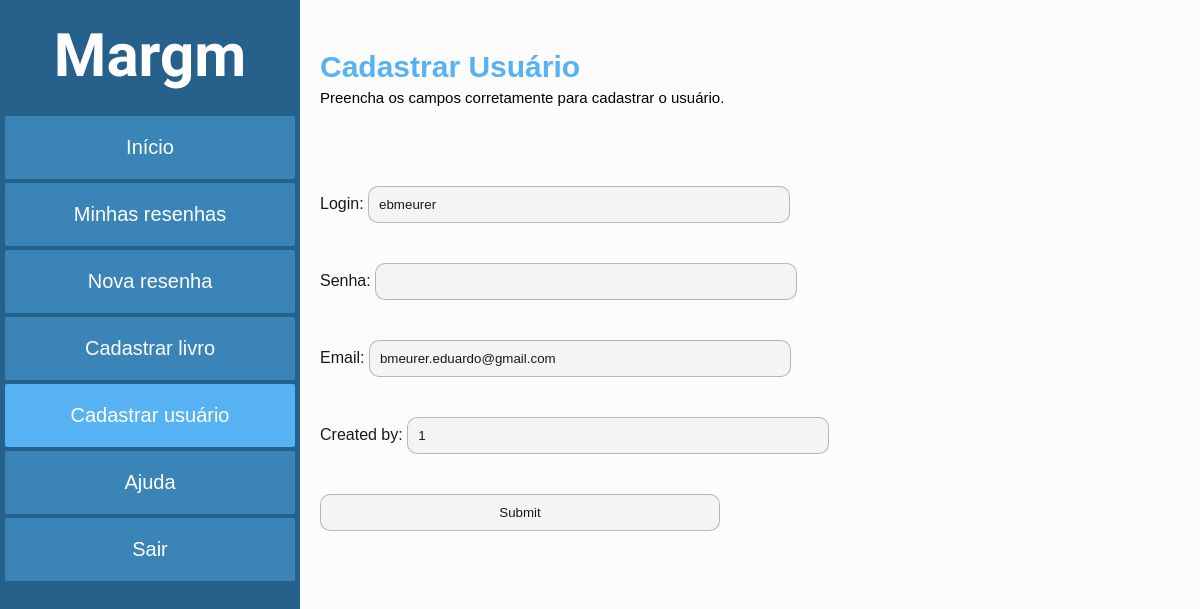
/usuarios/1/update/, run on the app's committed database.
### usuarios/models.py (models this page shows)
class Usuario(models.Model):
    id = models.AutoField(primary_key=True)
    login = models.CharField(max_length=20)
    senha = models.CharField(max_length=64)
    email = models.EmailField(max_length = 254)
    created_at = models.DateTimeField(auto_now_add=True)
    created_by = models.IntegerField()

### usuarios/views.py (the view)
# urls.py: re_path(r'^(?P<pk>\d+)/update/$', views.UsuarioUpdateView.as_view(), name='Usuario_update'),
class UsuarioUpdateView(UpdateView):
    model = Usuario
    form_class = UsuarioForm
    success_url = reverse_lazy('Usuario_list')

### usuarios/forms.py
class UsuarioForm(forms.ModelForm):
    class Meta:
        password = forms.CharField(widget=forms.PasswordInput())
        model = Usuario
        fields = '__all__'
        labels = {
            'login' : 'Login',
            'email' : 'Email',
            'senha' : 'Senha'
        }
        widgets = {
            'login' : forms.TextInput(attrs={'placeholder': 'ex. 978 – 85 – 333 – 0227 – 3'}),
            'email' : forms.EmailInput(),
            'senha' : forms.PasswordInput()
        }

### usuarios/templates/usuarios/usuario_form.html (shortened to what this page needs)
<!DOCTYPE html>
{% load static %}
<html lang="pt-br">
<head>
    <link rel="stylesheet" href="/static/usuarios/styles/usuario_form.css">
</head>
<body>
    <div id="menu-lateral">
        <h1>Margm</h1>
        <a target="_self" hreflang="pt-br">Início</a>
        <a target="_self" hreflang="pt-br">Minhas resenhas</a>
        <a target="_self" hreflang="pt-br">Nova resenha</a>
        <a href="/livros/create/" target="_self" hreflang="pt-br">Cadastrar livro</a>
        <a id="selecionado" href="/usuarios/create/" target="_self" hreflang="pt-br">Cadastrar usuário</a>
        <a target="_self" hreflang="pt-br">Ajuda</a>
        <a target="_self" hreflang="pt-br">Sair</a>
    </div>
    <div id="cadastrar-usuario">
        <h2>Cadastrar Usuário</h2>
        <h3>Preencha os campos corretamente para cadastrar o usuário.</h3>
        <form action="" method="post" enctype="multipart/form-data">
        {{ form.as_p }}
        <p><input type="submit" value="Submit"></p>
    </div>
</body>
</html>

### usuarios/static/usuarios/styles/usuario_form.css (style rules this page uses)
:root { --azul1: #57B2F3; --azul2: #3196da; --azul3: #004678d8; --azul4: #57b2f36e; --sombra1: 5px 5px 3px rgba(0, 0, 0, 0.041); }
* { margin: 0; padding: 0; }
body { font-family: Arial, sans-serif; height: 100%; width: 100%; background-color: #FCFCFC; overflow: hidden; display: flex; flex-direction: row; }
#menu-lateral { background-color: var(--azul3); width: 300px; height: 100vh; display: flex; flex-direction: column; justify-content: top; }
h1 { font-family: "Ribeye", serif; font-size: 60px; color: white; text-align: center; padding: 20px; }
#menu-lateral a { background-color: var(--azul4); text-decoration: none; color: white; text-align: center; margin: 5px; margin-bottom: -1px; padding: 20px; border-radius: 2px; width: 250px; font-size: 20px; }
#menu-lateral #selecionado { background-color: var(--azul1); }
#cadastrar-usuario { margin-left: 20px; }
h2 { font-size: 30px; color: var(--azul1); margin-bottom: 5px; margin-top: 50px; }
h3 { margin-bottom: 80px; font-size: 15px; font-weight: normal; }
p { opacity: 90%; margin-bottom: 5px; }
input { width: 400px; padding: 10px; border-radius: 10px; border: 0.5px solid rgba(0, 0, 0, 0.281); background-color: #F4F4F4; resize: none; margin-bottom: 35px; }
form input::placeholder { opacity: 50%; }

### data on the page
Usuario: login "ebmeurer", email "bmeurer.eduardo@gmail.com", created_by "1"
